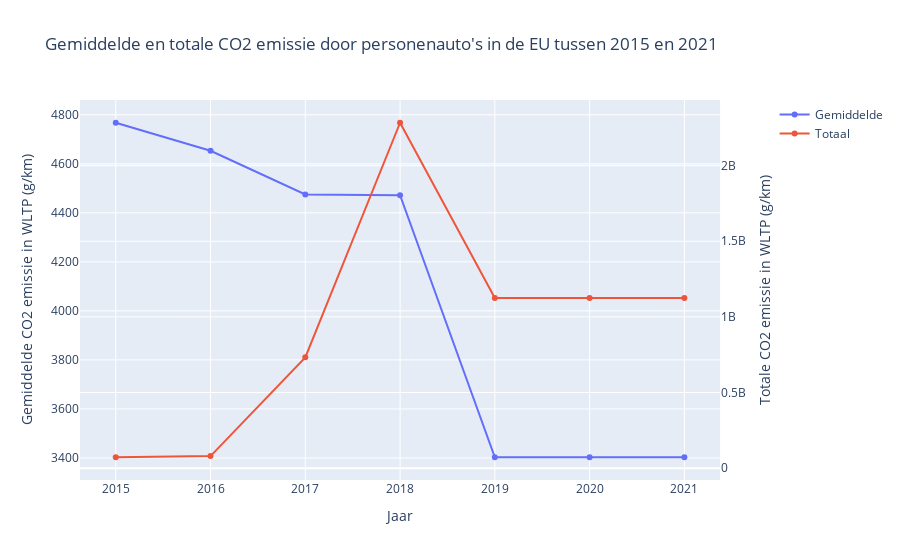

Notebook code for this chart:
### Code cell
fig = make_subplots(specs=[[{"secondary_y": True}]])

years = [2015, 2016, 2017, 2018, 2019, 2020, 2021]
eu_emission = country_emission.groupby("year").sum()

fig.add_trace(
    go.Scatter(x=years, y=eu_emission["Ewltp (g/km) mean"], name="Gemiddelde"),
    secondary_y=False,
)

fig.add_trace(
    go.Scatter(x=years, y=eu_emission["Ewltp (g/km) sum"], name="Totaal"),
    secondary_y=True,
)

fig.update_layout(
    title_text="Gemiddelde en totale CO2 emissie door personenauto's in de EU tussen 2015 en 2021",
    xaxis_title="Jaar",
)

fig.update_yaxes(title_text="Gemiddelde CO2 emissie in WLTP (g/km)", secondary_y=False)
fig.update_yaxes(title_text="Totale CO2 emissie in WLTP (g/km)", secondary_y=True)

fig.show()

### Figure 1 — Plotly figure (JSON) as saved in the notebook; plotly's stock layout.template omitted (floating-point values rounded to 4 significant figures)
{"data": [{"name": "Gemiddelde", "type": "scatter", "x": [2015, 2016, 2017, 2018, 2019, 2020, 2021], "xaxis": "x", "y": [4767.0, 4653.0, 4475.0, 4472.0, 3403.0, 3403.0, 3403.0], "yaxis": "y"}, {"name": "Totaal", "type": "scatter", "x": [2015, 2016, 2017, 2018, 2019, 2020, 2021], "xaxis": "x", "y": [72050000.0, 79540000.0, 732680026, 2284000000.0, 1126000000.0, 1126000000.0, 1126000000.0], "yaxis": "y2"}], "layout": {"title": {"text": "Gemiddelde en totale CO2 emissie door personenauto's in de EU tussen 2015 en 2021"}, "xaxis": {"anchor": "y", "domain": [0, 0.94], "title": {"text": "Jaar"}}, "yaxis": {"anchor": "x", "domain": [0, 1], "title": {"text": "Gemiddelde CO2 emissie in WLTP (g/km)"}}, "yaxis2": {"anchor": "x", "overlaying": "y", "side": "right", "title": {"text": "Totale CO2 emissie in WLTP (g/km)"}}}}
